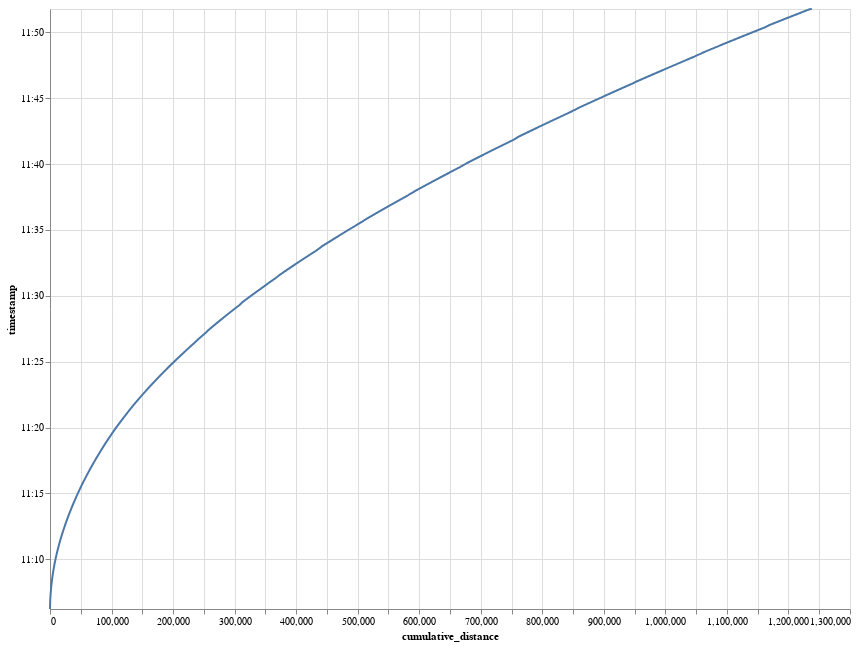

The notebook cell this image was saved under:
### Code cell
import altair as alt

# Сначала добавьте столбец 'distance' в DataFrame
record_df['cumulative_distance'] = record_df['distance'].cumsum()

# Построение графика относительно расстояния и времени
chart = alt.Chart(record_df).mark_line().encode(
    x='cumulative_distance',
    y='timestamp:T'
).properties(width=800, height=600)

# Отобразить график
chart

### Figure 1 — Vega-Lite specification as saved in the notebook (floating-point values rounded to 4 significant figures; data arrays with more than 128 entries replaced by an {"elided": "..."} marker saying what was removed)
{"config": {"view": {"continuousWidth": 400, "continuousHeight": 300}}, "data": {"name": "data-ac2c55c57010ddddb3017f44e0fd3b8a"}, "mark": "line", "encoding": {"x": {"field": "cumulative_distance", "type": "quantitative"}, "y": {"field": "timestamp", "type": "temporal"}}, "height": 600, "width": 800, "$schema": "https://vega.github.io/schema/vega-lite/v4.17.0.json", "datasets": {"data-ac2c55c57010ddddb3017f44e0fd3b8a": {"elided": "679 records"}}}
